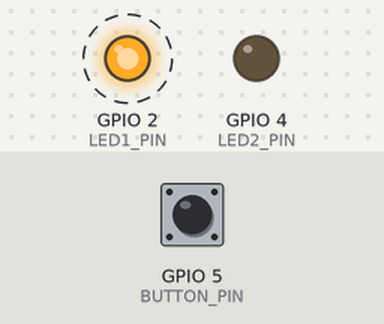
Recording of a sketch running on a simulated ESP32. Parts: output pins drawn as LEDs (lit = HIGH). Dashed ring = blinking. The inputs (shaded band) are chosen by the test bench; at power-on: GPIO 5 (BUTTON_PIN) LOW.

Above: at 2.25 s.
2.3 s: GPIO 5 (BUTTON_PIN) pulled HIGH for 0.15 s
At 2.7 s:
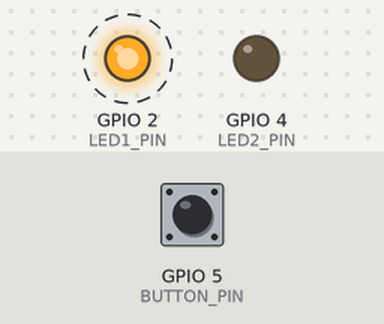
5.3 s: GPIO 5 (BUTTON_PIN) pulled HIGH for 3.2 s
At 5.5 s:
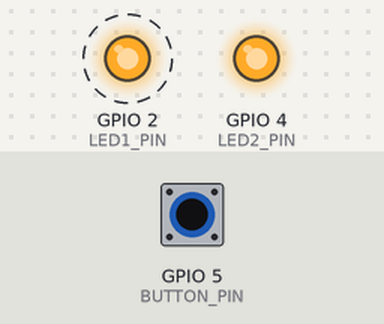
Timing chart, 0 to 16.0 s (numbered marks = the images above; inputs shaded):
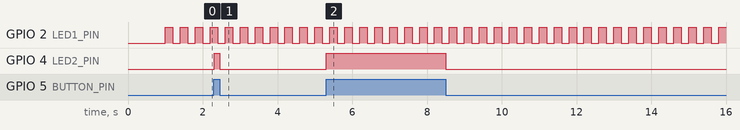

Measured:
- after the input at 2.3 s, GPIO 4 (LED2_PIN): LOW → HIGH at once, → LOW 0.15 s later
- after the input at 5.3 s, GPIO 4 (LED2_PIN): LOW → HIGH at once, → LOW 3.2 s later
- by itself, GPIO 2 (LED1_PIN): alternates HIGH for 0.20 s and LOW for 0.20 s

The sketch:

simple_rtos_based_project_using_esp32.ino
```cpp
#include <Arduino.h>

// Pin Definitions
#define LED1_PIN 2  // LED1 pin
#define LED2_PIN 4  // LED2 pin
#define BUTTON_PIN 5 // Push button pin

// Task Handles
TaskHandle_t BlinkLEDTaskHandle;
TaskHandle_t ControlLEDTaskHandle;

// Task to blink LED1 with a 1-second delay
void BlinkLEDTask(void *pvParameters) {
  pinMode(LED1_PIN, OUTPUT);

  while (true) {
    digitalWrite(LED1_PIN, HIGH);
    vTaskDelay(200 / portTICK_PERIOD_MS);  // Delay 1 second
    digitalWrite(LED1_PIN, LOW);
    vTaskDelay(200 / portTICK_PERIOD_MS);  // Delay 1 second
  }
}

// Task to control LED2 using a push button
void ControlLEDTask(void *pvParameters) {
  pinMode(LED2_PIN, OUTPUT);
  pinMode(BUTTON_PIN, INPUT_PULLDOWN);

  while (true) {
    if (digitalRead(BUTTON_PIN) == HIGH) {  // If button is pressed
      digitalWrite(LED2_PIN, HIGH);         // Turn on LED2
    } else {
      digitalWrite(LED2_PIN, LOW);          // Turn off LED2
    }
    vTaskDelay(10 / portTICK_PERIOD_MS);    // Small delay to debounce
  }
}

void setup() {
  Serial.begin(115200);
  delay(1000);

  // Create RTOS Tasks
  xTaskCreate(
    BlinkLEDTask,       // Task function
    "Blink LED Task",   // Name
    1000,               // Stack size
    NULL,               // Parameters
    1,                  // Priority
    &BlinkLEDTaskHandle // Task handle
  );

  xTaskCreate(
    ControlLEDTask,     // Task function
    "Control LED Task", // Name
    1000,               // Stack size
    NULL,               // Parameters
    1,                  // Priority
    &ControlLEDTaskHandle // Task handle
  );
}

void loop() {
  // Empty loop, tasks are managed by RTOS
}
```
